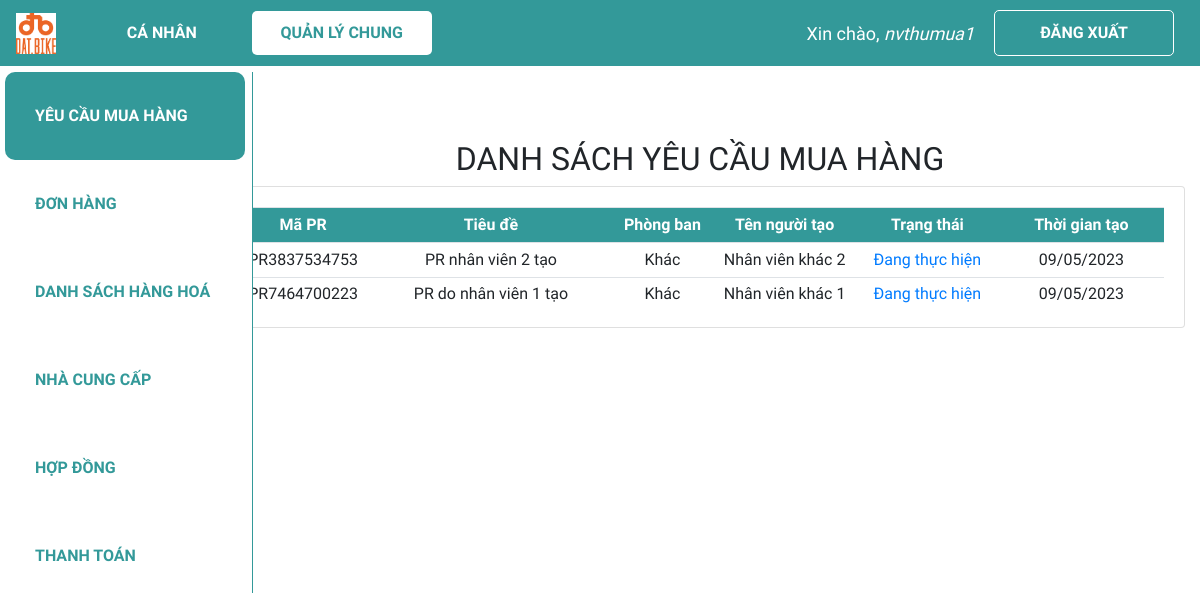
The page /dspr/ (signed in) on the database as committed earlier.
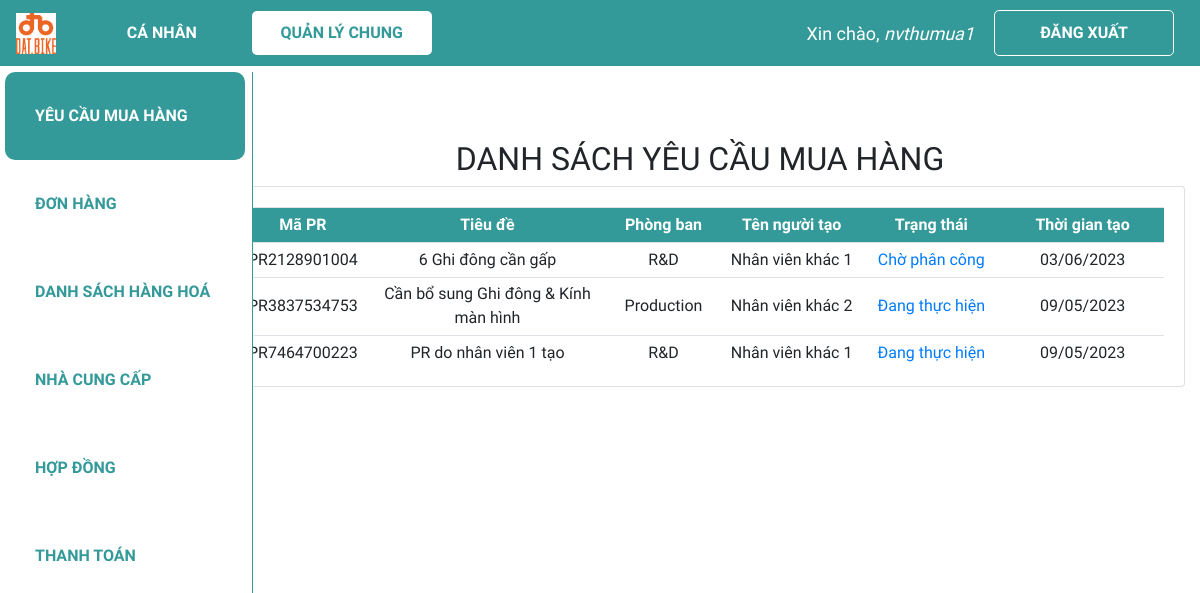
The same page on the database as committed later.
### web_core/models.py (models this page shows, shortened)
class PR(models.Model):
    danh_muc_trang_thai = (
        ('Chờ phân công', 'Chờ phân công'),
        ('Đang thực hiện', 'Đang thực hiện'),
        ('Đã hoàn thành', 'Đã hoàn thành'),
    )
    ma_PR = ShortUUIDField(
        verbose_name='Mã PR',
        length=10,
        max_length=12,
        prefix="PR",
        alphabet="0123456789",
        primary_key=True
    )
    ma_nhan_vien_tao = models.ForeignKey(NHANVIEN, on_delete = models.CASCADE, verbose_name = 'Mã nhân viên tạo', related_name = 'nv_tao_PR', blank=True, null=True)
    ma_nhan_vien_phu_trach = models.ForeignKey(NHANVIEN, on_delete = models.SET_NULL, verbose_name = 'Mã nhân viên phụ trách',  related_name = 'nv_phutrach_PR', blank=True, null=True)
    ngay_tao = models.DateTimeField('Ngày tạo', default = datetime.now)
    ngay_cap_nhat = models.DateField('Ngày cập nhật', default = datetime.now)
    ten_PR = models.CharField('Tên PR', max_length = 300)
    trang_thai = models.CharField('Trạng thái PR', max_length = 100, choices=danh_muc_trang_thai, default='Chờ phân công',blank=True, null=True)

class NHANVIEN(models.Model):
    danh_muc_phong_ban = (
        ('Thu mua', 'Thu mua'),
        ('Kho', 'Kho'),
        ('Kế toán', 'Kế toán'),
        ('R&D', 'R&D'),
        ('Production', 'Production'),
        ('Khác', 'Khác')
    )
    danh_muc_chuc_vu = (
        ('Quản lí', 'Quản lí'),
        ('Nhân viên', 'Nhân viên'),
    )
    user = models.OneToOneField(User, null=True, blank=True, on_delete=models.CASCADE)
    ma_NV = ShortUUIDField(
        verbose_name='Mã nhân viên',
        length=10,
        max_length=12,
        prefix="NV",
        alphabet="0123456789",
        primary_key=True
    )
    ho_ten = models.CharField('Họ tên', max_length = 100,blank=True, null=True)
    phong_ban = models.CharField('Phòng ban', max_length = 50, choices=danh_muc_phong_ban,blank=True, null=True)
    chuc_vu = models.CharField('Chức vụ', max_length = 50, choices=danh_muc_chuc_vu,blank=True, null=True)

### web_core/views.py (the view)
# urls.py: path('', lambda request: redirect('dspr/', permanent=False), name='home'),
@login_required(login_url='login')
def dspr(request):
    groups = request.user.groups.all()
    if groups:
        if groups[0].name == 'ketoan':
            return redirect('/dspo')
    dspr = PR.objects.all().order_by('-ngay_tao')
    update_pr_status()
    context = {'dspr':dspr}
    return render(request, 'web_core/dspr.html', context)

### web_core/templatetags/index.py (called while the page is built)
@register.filter
def first_group_name(user):
    groups = user.groups.all()
    if groups:
        return groups[0].name
    return ''

### web_core/templates/web_core/dspr.html (shortened to what this page needs)
{% extends 'web_core/main.html' %}
{% block content %}
<h2 class="table-title" style>DANH SÁCH YÊU CẦU MUA HÀNG</h2>
{% load index %}
<div class="card card-body">
    <table class='table table-sm'>
        <tr class="table-head">
            <th class="small-content">Mã PR</th>
            <th class="large-content">Tiêu đề</th>
            <th class="small-content">Phòng ban</th>
            <th class="mid-content">Tên người tạo</th>
            <th class="mid-content">Trạng thái</th>
            <th class="mid-content">Thời gian tạo</th>
        </tr>
        {% for pr in dspr %}
        <tr>
            <td class="small-content">{{pr.ma_PR}}</td>
            <td class="large-content">{{pr.ten_PR}}</td>
            <td class="small-content">{{pr.ma_nhan_vien_tao.phong_ban}}</td>
            <td class="mid-content">{{pr.ma_nhan_vien_tao.ho_ten}}</td>
            <td class="mid-content"><a href="{% url 'quanli_xem_pr' pr.ma_PR %}">{{pr.trang_thai}}</a></td>
            <td class="mid-content">{{pr.ngay_tao|date:"d/m/Y"}}</td>
        </tr>
        {% endfor %}
    </table>
</div>
{% endblock %}

Rows that differ between the two databases and show on the page:
added PR: ma_PR "PR2128901004", ten_PR "6 Ghi đông cần gấp", ma_nhan_vien_tao.phong_ban "R&D", ma_nhan_vien_tao.ho_ten "Nhân viên khác 1", trang_thai "Chờ phân công", ngay_tao "03/06/2023"
changed PR "PR3837534753": ten_PR "PR nhân viên 2 tạo" → "Cần bổ sung Ghi đông & Kính màn hình"; ma_nhan_vien_tao.phong_ban "Khác" → "Production"
changed through a linked row, PR "PR7464700223": ma_nhan_vien_tao.phong_ban "Khác" → "R&D"
